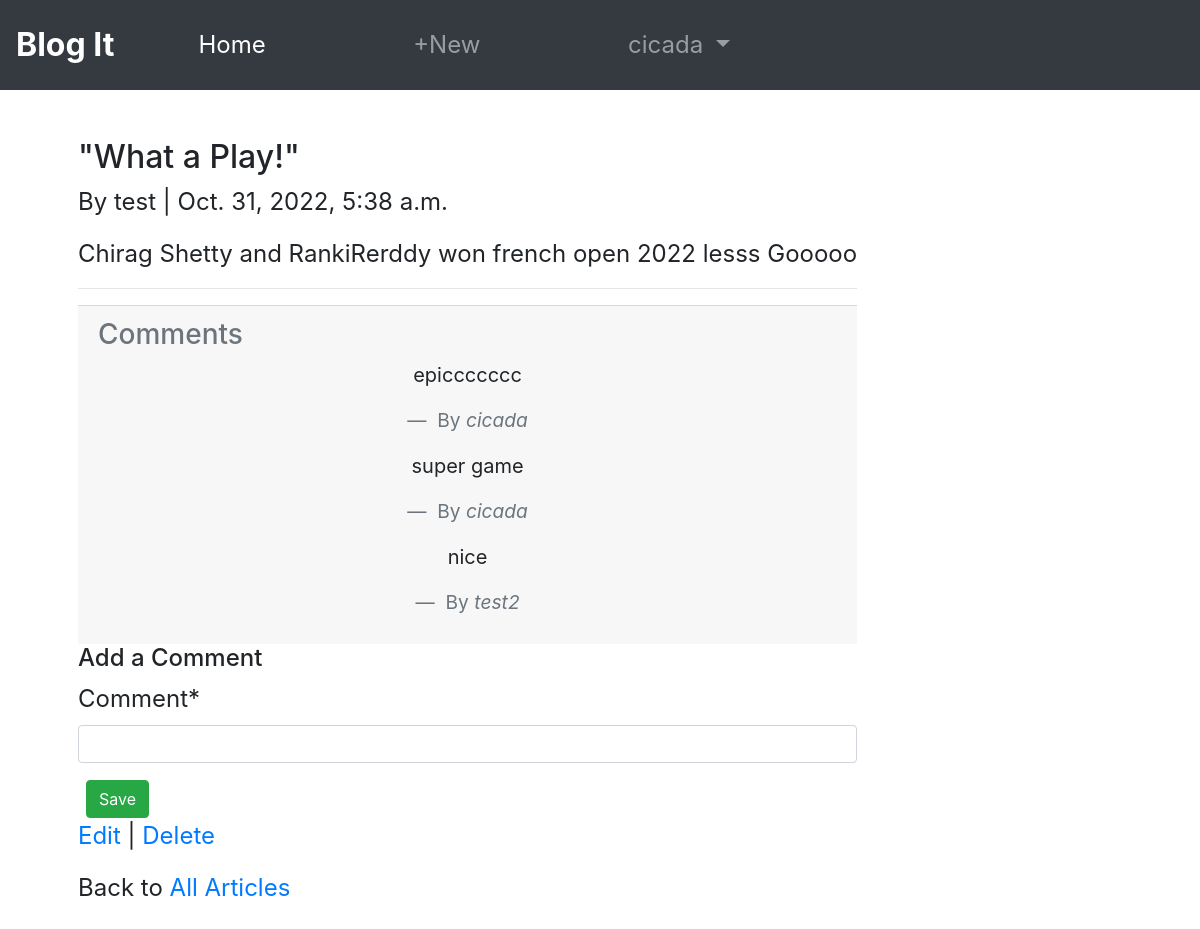
Screenshot of /articles/10/ (signed in) with the database file from the repository.
### accounts/models.py (models this page shows)
class CustomUser(AbstractUser):
    age = models.PositiveIntegerField(null=True,blank=True)

### articles/models.py (models this page shows, shortened)
class Article(models.Model):
    title= models.CharField(max_length=255)
    body= models.TextField()
    date = models.DateTimeField(auto_now_add=True)
    author=models.ForeignKey(
        settings.AUTH_USER_MODEL,
        on_delete=models.CASCADE,
    )

class Comment(models.Model):
    article = models.ForeignKey(Article,on_delete=models.CASCADE)
    comment = models.CharField(max_length=200)
    author = models.ForeignKey(
        settings.AUTH_USER_MODEL,
        on_delete=models.CASCADE,
    )
    def __str__(self):
        return self.comment

### articles/views.py (the view, shortened to what this page needs)
# urls.py: path("<int:pk>/",ArticleDetailView.as_view(),name="article_detail"),
class ArticleDetailView(LoginRequiredMixin,DetailView):
    def get(self,request,*args,**kwargs):
        view =CommentGet.as_view()
        return view(request,*args,**kwargs)

### articles/forms.py
class CommentForm(forms.ModelForm):
    class Meta:
        model = Comment
        fields = ("comment",)

### articles/views.py (called while the page is built)
    def get_context_data(self, **kwargs):
        context = super().get_context_data(**kwargs)
        context['form']=CommentForm()
        return context

### articles/templates/article_detail.html (shortened to what this page needs)
{% extends "base.html" %}
{% load crispy_forms_tags %}
{% block content %}
    <div class="article-entry">
        <h2>{{ object.title }}</h2>
        <p>By {{ object.author }} | {{ object.date }}</p>
        <p>{{ object.body }}</p>
    </div>
    <hr>
    <div class="card-footer">
        <h3 class="text-muted">Comments</h3>
        {% for comment in article.comment_set.all %}
            <figure class="text-center">
                <blockquote class="blockquote">
                  <p> {{ comment }}</p>
                </blockquote>
                <figcaption class="blockquote-footer">
                  By <cite title="Source Title">{{ comment.author }}</cite>
                </figcaption>
              </figure>
        {% endfor %}
    </div>
    <h4>Add a Comment</h4>
        <form action="" method="post">
            {{ form|crispy }}
            <button class="btn btn-success ml-2" type="submit">Save</button>
        </form>
    <p>
        <a href="{% url 'article_edit' article.pk %}">Edit</a> |
        <a href="{% url 'article_delete' article.pk %}">Delete</a>
    </p>
    <p>Back to <a href="{% url 'article_list' %}">All Articles</a></p>
{% endblock content %}

### accounts/templates/base.html (shortened to what this page needs)
<!DOCTYPE html>
<html lang="en">
<head>
    <link rel="stylesheet" href="https://cdn.jsdelivr.net/npm/bootstrap@4.3.1/dist/css/bootstrap.min.css">
</head>
<body>
    <nav class="navbar navbar-expand-lg navbar-dark bg-dark p-3 ">
        <a class="navbar-brand" href="{% url 'home' %}">Blog It</a>
        <div class="collapse navbar-collapse" id="navbarNavDropdown">
          <ul class="navbar-nav">
            <li class="nav-item active col-4">
              <a class="nav-link" href="{% url 'home' %}">Home</a>
            </li>
            {% if user.is_authenticated %}
            <li class="nav-item col-4">
              <a class="nav-link" href="{% url 'article_new' %}">+New</a>
            </li>
            <li class="nav-item dropdown col-4">
              <a class="nav-link dropdown-toggle" href="#" id="navbarDropdownMenuLink" data-toggle="dropdown" aria-haspopup="true" aria-expanded="false">
                {{ user.username }}
              </a>
            </li>
            {% endif %}
        </ul>
        </div>
      </nav>
    <div class="container p-5  main-content">
        <div class="d-flex justify-content-start">
            <main>
              {% block content %}
              {% endblock content %}
          </main>
        </div>
    </div>
</body>
</html>

### accounts/templates/base.html (style rules this page uses)
.navbar,.main-content { font-size: 24px; }
.navbar-brand { font-weight: bold; font-size: 32px; }
.navbar-nav > li { padding-left:60px; padding-right:60px; }

### rows the page displays
CustomUser: username "cicada"
Article: title "\"What a Play!\"", author "test", date "Oct. 31, 2022, 5:38 a.m.", body "Chirag Shetty and RankiRerddy won french open 2022 lesss Gooooo"
Comment: comment "epiccccccc", author "cicada"
Comment: comment "super game", author "cicada"
Comment: comment "nice", author "test2"
